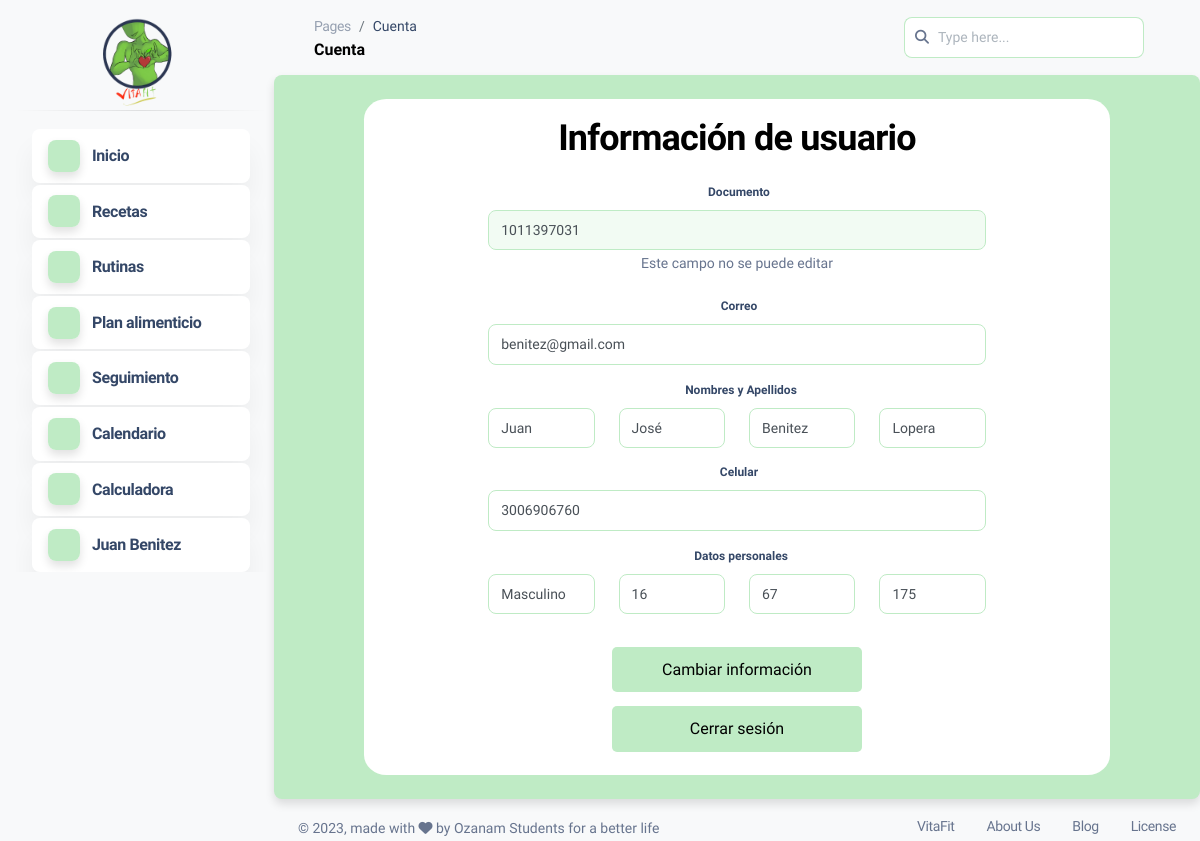
Page /dashboard.php?mod=cuenta (signed in) on the earlier database version.
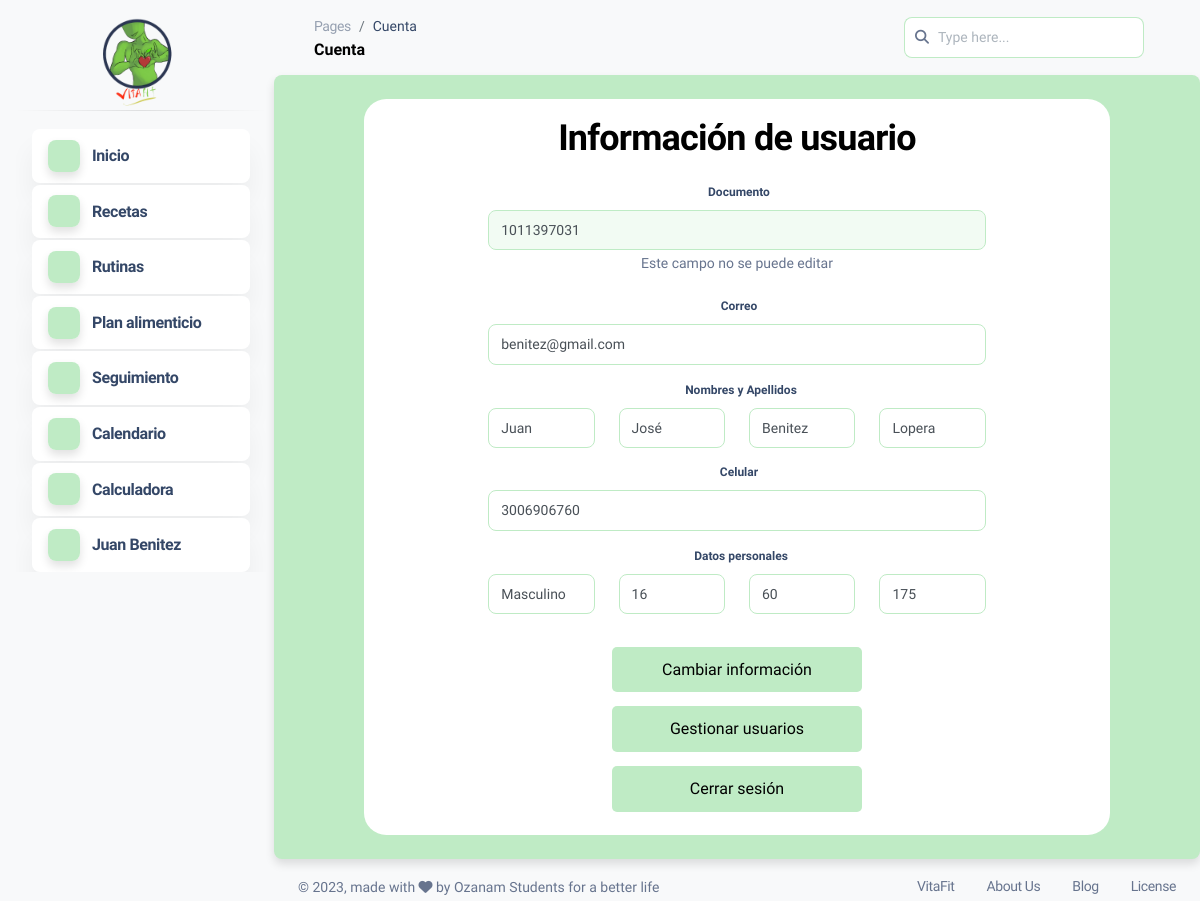
Same page on the later database version.
### tables this page shows
CREATE TABLE `usuario` (
  `correo` varchar(100) NOT NULL,
  `primer_nombre` varchar(20) NOT NULL,
  `segundo_nombre` varchar(20) NOT NULL,
  `primer_apellido` varchar(20) NOT NULL,
  `segundo_apellido` varchar(20) NOT NULL,
  `celular` bigint(15) NOT NULL,
  `tipo_documento` text NOT NULL,
  `numero_identificacion` bigint(15) NOT NULL,
  `edad` int(2) NOT NULL,
  `estatura` int(3) NOT NULL,
  `peso` int(3) NOT NULL,
  `sexo` text NOT NULL,
  `contraseña` varchar(100) NOT NULL,
  `id_rol` int(1) NOT NULL
);

### modulos/cuenta.php (the view, shortened to what the changed rows need)
<div class="row">
                <center>
                <div class="contenedor1">
                    <center>
                            <div class="col-md-8 border-right">
                            <div class="py-3">
                                <div class="mb-3">
                                <h2>Información de usuario</h2>
                                </div>
                                <?php
                                    $documento=$_SESSION['documento'];
                                    $consulta = mysqli_query($conexion,"SELECT * FROM usuario WHERE numero_identificacion = '$documento';") or die ($conexion."Error en la consulta");
                                    if($fila=mysqli_fetch_array($consulta)){
                                ?>
                                <form action="dashboard.php?mod=cuenta" method="post">
                                    <div class="form-group">
                                        <label for="exampleInputEmail1">Documento</label>
                                        <input type="text" class="form-control" name="doc_principal"  value="<?php echo $documento;?>" disabled>
                                        <small id="emailHelp" class="form-text text-muted">Este campo no se puede editar</small>
                                    </div>
                                    <div class="form-group">
                                        <label for="exampleFormControlInput1">Correo</label>
                                        <input type="email" class="form-control" aria-describedby="emailHelp" id="exampleFormControlInput1" placeholder="name@example.com" name="correo"  value="<?php echo $fila['correo'];?>"required>
                                    </div>
                                    <div class="row">
                                        <label for="exampleInputEmail1">Nombres y Apellidos</label>
                                        <div class="col">
                                            <input type="text" class="form-control" placeholder="primer nombre" name="name1" value="<?php echo $fila['primer_nombre'];?>"required>
                                        </div>
                                        <div class="col">
                                            <input type="text" class="form-control" placeholder="segundo nombre" name="name2" value="<?php echo $fila['segundo_nombre'];?>">
                                        </div>
                                        <div class="col">
                                            <input type="text" class="form-control" placeholder="primer apellido" name="ape1" value="<?php echo $fila['primer_apellido'];?>" required>
                                        </div>
                                        <div class="col">
                                            <input type="text" class="form-control" placeholder="segundo apellido" name="ape2" value="<?php echo $fila['segundo_apellido'];?>">
                                        </div>
                                    </div>
                                    <div class="form-group">
                                        <label for="exampleInputPassword1" style="margin-top:15px;">Celular</label>
                                        <input type="doc" class="form-control" id="exampleInputEmail1" placeholder="celular" name="tel" value="<?php echo $fila['celular'];?>">
                                    </div>
                                    <div class="row">
                                        <label for="exampleInputEmail1">Datos personales</label>
                                        <div class="col">
                                            <select class="form-control" id="exampleFormControlSelect1" name="sexo" required>
                                                <option  value="<?php if($fila['sexo']=="M"){echo"M";}else{echo"F";}?>"><?php if($fila['sexo']=="M"){echo"Masculino";}else{echo"Femenino";}?></option>
                                            </select>
                                        </div>
                                        <div class="col">
                                            <input type="text" class="form-control" placeholder="Edad" name="edad" value="<?php echo $fila['edad'];?>" required>
                                        </div>
                                        <div class="col">
                                            <input type="text" class="form-control" placeholder="Peso en kg" name="peso" value="<?php echo $fila['peso'];?>"required>
                                        </div>
                                        <div class="col">
                                            <input type="text" class="form-control" placeholder="Altura en cm" name="altura" value="<?php echo $fila['estatura'];?>" required>
                                        </div>
                                    </div>
                                    <br>
                                    <button type="submit" class="boton1" name="btn_actualizar">Cambiar información</button>
                                </form>
                                <?php
                                    $admin= $_SESSION['rol'];
                                    if($admin==2){
                                ?>
                                    <a href="dashboard.php?mod=usuarios">
                                     <button type="submit"class="boton1">Gestionar usuarios</button>
                                    </a>
                                <?php
                                    }
                                ?>
                                <a href="salir.php">
                                 <button type="submit" class="btn_eliminar">Cerrar sesión</button>
                                </a>
                                <?php
                                    }
                                ?>
                            </div>
                            </center>
                        </div>
                    </div>
        </div>

Differences in the rows shown:
changed usuario "benitez@gmail.com": peso "67" → "60"
Other differences:
text now shown: "Gestionar usuarios"
